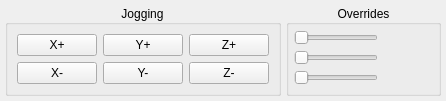
              <widget class="QWidget" name="horizontalWidget" native="true">
               <layout class="QHBoxLayout" name="horizontalLayout_4">
                <property name="spacing">
                 <number>5</number>
                </property>
                <property name="leftMargin">
                 <number>5</number>
                </property>
                <property name="topMargin">
                 <number>5</number>
                </property>
                <property name="rightMargin">
                 <number>5</number>
                </property>
                <property name="bottomMargin">
                 <number>5</number>
                </property>
                <item>
                 <widget class="QGroupBox" name="gridGroupBox">
                  <property name="title">
                   <string>Jogging</string>
                  </property>
                  <property name="alignment">
                   <set>Qt::AlignCenter</set>
                  </property>
                  <layout class="QGridLayout" name="gridLayout_2">
                   <item row="0" column="0">
                    <widget class="ActionButton" name="actionbutton_9">
                     <property name="text">
                      <string>X+</string>
                     </property>
                     <property name="actionName" stdset="0">
                      <string>machine.jog.axis:x,pos</string>
                     </property>
                    </widget>
                   </item>
                   <item row="0" column="1">
                    <widget class="ActionButton" name="actionbutton_10">
                     <property name="text">
                      <string>Y+</string>
                     </property>
                     <property name="actionName" stdset="0">
                      <string>machine.jog.axis:y,pos</string>
                     </property>
                    </widget>
                   </item>
                   <item row="0" column="2">
                    <widget class="ActionButton" name="actionbutton_11">
                     <property name="text">
                      <string>Z+</string>
                     </property>
                     <property name="actionName" stdset="0">
                      <string>machine.jog.axis:z,pos</string>
                     </property>
                    </widget>
                   </item>
                   <item row="1" column="2">
                    <widget class="ActionButton" name="actionbutton_12">
                     <property name="text">
                      <string>Z-</string>
                     </property>
                     <property name="actionName" stdset="0">
                      <string>machine.jog.axis:z,neg</string>
                     </property>
                    </widget>
                   </item>
                   <item row="1" column="1">
                    <widget class="ActionButton" name="actionbutton_13">
                     <property name="text">
                      <string>Y-</string>
                     </property>
                     <property name="actionName" stdset="0">
                      <string>machine.jog.axis:y,neg</string>
                     </property>
                    </widget>
                   </item>
                   <item row="1" column="0">
                    <widget class="ActionButton" name="actionbutton_14">
                     <property name="text">
                      <string>X-</string>
                     </property>
                     <property name="actionName" stdset="0">
                      <string>machine.jog.axis:x,neg</string>
                     </property>
                    </widget>
                   </item>
                  </layout>
                 </widget>
                </item>
                <item>
                 <widget class="QGroupBox" name="gridGroupBox">
                  <property name="title">
                   <string>Overrides</string>
                  </property>
                  <property name="alignment">
                   <set>Qt::AlignCenter</set>
                  </property>
                  <layout class="QGridLayout" name="gridLayout">
                   <property name="leftMargin">
                    <number>5</number>
                   </property>
                   <property name="topMargin">
                    <number>5</number>
                   </property>
                   <property name="rightMargin">
                    <number>5</number>
                   </property>
                   <property name="bottomMargin">
                    <number>5</number>
                   </property>
                   <property name="spacing">
                    <number>5</number>
                   </property>
                   <item row="2" column="1">
                    <widget class="StatusLabel" name="statuslabel_3">
                     <property name="minimumSize">
                      <size>
                       <width>50</width>
                       <height>0</height>
                      </size>
                     </property>
                     <property name="alignment">
                      <set>Qt::AlignCenter</set>
                     </property>
                     <property name="rules" stdset="0">
                      <string>[{&quot;channels&quot;: [{&quot;url&quot;: &quot;settings:machine.jog.linear-speed&quot;, &quot;trigger&quot;: true}], &quot;property&quot;: &quot;Text&quot;, &quot;expression&quot;: &quot;'Jog\\n{:.0f} IPM'.format(ch[0])&quot;, &quot;name&quot;: &quot;Jog Rate&quot;}]</string>
                     </property>
                    </widget>
                   </item>
                   <item row="1" column="1">
                    <widget class="StatusLabel" name="statuslabel_2">
                     <property name="minimumSize">
                      <size>
                       <width>50</width>
                       <height>0</height>
                      </size>
                     </property>
                     <property name="alignment">
                      <set>Qt::AlignCenter</set>
                     </property>
                     <property name="rules" stdset="0">
                      <string>[{&quot;channels&quot;: [{&quot;url&quot;: &quot;status:rapidrate&quot;, &quot;trigger&quot;: true}], &quot;property&quot;: &quot;Text&quot;, &quot;expression&quot;: &quot;'Rapid\\n{:g}%'.format(ch[0]*100)&quot;, &quot;name&quot;: &quot;Rapid Rate&quot;}]</string>
                     </property>
                    </widget>
                   </item>
                   <item row="0" column="1">
                    <widget class="StatusLabel" name="statuslabel">
                     <property name="minimumSize">
                      <size>
                       <width>50</width>
                       <height>0</height>
                      </size>
                     </property>
                     <property name="alignment">
                      <set>Qt::AlignCenter</set>
                     </property>
                     <property name="rules" stdset="0">
                      <string>[{&quot;channels&quot;: [{&quot;url&quot;: &quot;status:feedrate&quot;, &quot;trigger&quot;: true}], &quot;property&quot;: &quot;Text&quot;, &quot;expression&quot;: &quot;'Feed\\n{:g}%'.format(ch[0]*100)&quot;, &quot;name&quot;: &quot;Feed Rate&quot;}]</string>
                     </property>
                    </widget>
                   </item>
                   <item row="1" column="0">
                    <widget class="ActionSlider" name="actionslider_2">
                     <property name="orientation">
                      <enum>Qt::Horizontal</enum>
                     </property>
                     <property name="actionName" stdset="0">
                      <string>machine.rapid-override.set</string>
                     </property>
                    </widget>
                   </item>
                   <item row="0" column="0">
                    <widget class="ActionSlider" name="actionslider_3">
                     <property name="orientation">
                      <enum>Qt::Horizontal</enum>
                     </property>
                     <property name="actionName" stdset="0">
                      <string>machine.feed-override.set</string>
                     </property>
                    </widget>
                   </item>
                   <item row="2" column="0">
                    <widget class="VCPSettingsSlider" name="settings_slider">
                     <property name="orientation">
                      <enum>Qt::Horizontal</enum>
                     </property>
                     <property name="settingName" stdset="0">
                      <string>machine.jog.linear-speed</string>
                     </property>
                    </widget>
                   </item>
                  </layout>
                 </widget>
                </item>
               </layout>
              </widget>
